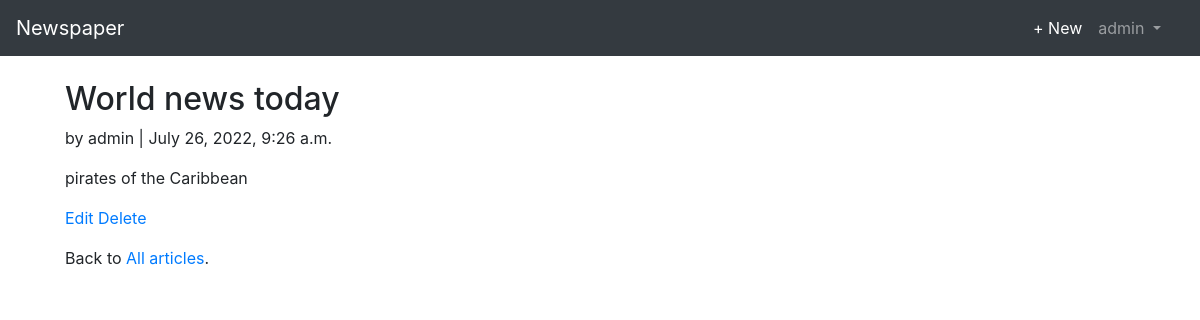
/articles/2/ (signed in), run on the app's committed database.
### users/models.py (models this page shows)
class CustomUser(AbstractUser):
    age = models.PositiveIntegerField(null=True, blank=True)

### articles/models.py (models this page shows, shortened)
class Article(models.Model):
    title = models.CharField(max_length=255)
    body = models.TextField()
    date = models.DateTimeField(auto_now_add=True)
    author = models.ForeignKey(
        get_user_model(),
        on_delete = models.CASCADE,
    )

### articles/views.py (the view)
class ArticleDetailView(LoginRequiredMixin,DetailView):
    model = Article
    template_name = 'article_detail.html'
    login_url = 'login'

### users/templates/article_detail.html
{% extends 'base.html' %}
{% block content %}
    <div class="article-entry">
        <h2>{{object.title}}</h2>
            <p>by {{object.author}} | {{object.date}}</p>
            <p>{{object.body}}</p>
    </div>
    <p><a href="{% url 'article_edit' article.pk %}">Edit</a>
        <a href="{% url 'article_delete' article.pk %}">Delete</a>
    </p>Back to <a href="{% url 'article_list' %}">All articles</a>.</p>
{% endblock  %}

### users/templates/base.html (shortened to what this page needs)
<!DOCTYPE html>
<link rel="stylesheet" href="https://stackpath.bootstrapcdn.com/bootstrap/5.0.0-alpha1/css/bootstrap.min.css" html>
    <head>
        <link rel="stylesheet" href="https://stackpath.bootstrapcdn.com/bootstrap/4.5.2/css/bootstrap.min.css">
    </head>
    <body>
                <div >
                    <nav class="navbar navbar-expand-sm navbar-dark bg-dark mb-4">
                        <a class="navbar-brand" href="{% url 'home' %}" style="color:white" >Newspaper</a>
                        <div class="container-fluid">
                            <div class="collapse navbar-collapse" id="navbarCollapse">
                                {% if user.is_authenticated %}
                                    <ul class="navbar-nav ml-auto">
                                        <li class="nav-item active">
                                            <li class="nav-item active ">
                                            <a class="nav-link" aria-current="page"
                                                href="{% url 'article_new'%}"
                                                style="color:white">+ New</a></li>
                                            <a class="nav-link dropdown-toggle" href="#" id="userMenu"
                                                data-toggle="dropdown"
                                                aria-haspopup="true"
                                                aria-expanded="false">
                                                {{user.username}}
                                            </a>
                                        </li>
                                    </ul>
                               {% endif %}
                            </div>
                        </div>
                    </nav>
                </div>
                <div style="padding-left: 65px;padding-right:65px">
                    {% block content %}
                    {% endblock content %}
                </div>
    </body>
</html>

### data on the page
CustomUser: username "admin"
Article: title "World news today", author "admin", date "July 26, 2022, 9:26 a.m.", body "pirates of the Caribbean"
